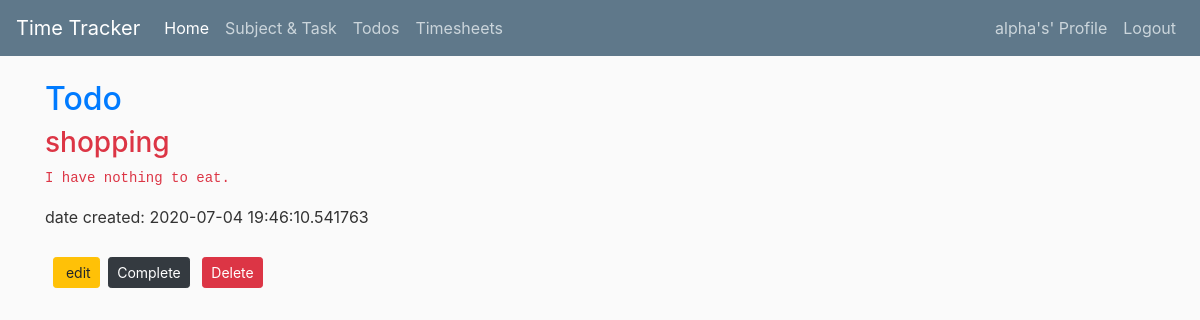
/todos/4 (signed in), run on the app's committed database.
### timetracker/models.py (models this page shows, shortened)
class User(db.Model, UserMixin):
	id = db.Column(db.Integer, primary_key=True)
	username = db.Column(db.String(20), unique=True, nullable=False)
	email = db.Column(db.String(120), unique=True, nullable=False)
	password = db.Column(db.String(32), nullable=False)

class Todo(db.Model):
	id = db.Column(db.Integer, primary_key=True)
	title = db.Column(db.String(256), nullable=False)
	description = db.Column(db.Text, nullable=False)
	date_created = db.Column(db.DateTime, nullable=False, default=datetime.utcnow)
	date_completed = db.Column(db.DateTime, nullable=True)
	user_id = db.Column(db.Integer, db.ForeignKey('user.id'), nullable=False)
	user = db.relationship('User', backref=db.backref('todos', lazy=True))

### timetracker/todos/routes.py (the view)
@todos.route('/todos/<int:todo_id>')
@login_required
def todo(todo_id):
	todo = Todo.query.get_or_404(todo_id)
	return render_template('todo.html', title='Todo', todo=todo)

### timetracker/models.py (called while the page is built)
@login_manager.user_loader
def load_user(user_id):
	return User.query.get(int(user_id))

### timetracker/templates/todo.html (shortened to what this page needs)
{% extends "layout.html" %}
{% block content %}
    <div>
		 <h2 class="text-primary">Todo</h2>
		 <div>
			{% if todo.date_completed %}
			<h3 class="text-success">{{ todo.title }}</h3>
			<pre class="text-success">{{ todo.description }}</pre>
			{% else %}
				<h3 class="text-danger">{{ todo.title }}</h3>
				<pre class="text-danger">{{ todo.description }}</pre>
			{% endif %}
			date created: {{ todo.date_created }}
			<br><br>
			<a href="{{ url_for('todos.update_todo', todo_id=todo.id) }}" class="btn btn-warning btn-sm ml-2 mt-1 mb-1">
				 edit
			</a>
			<button type="button" class="btn btn-dark btn-sm m-1" data-toggle="modal" data-target="#completeModal">Complete</button>
			<button type="button" class="btn btn-danger btn-sm m-1" data-toggle="modal" data-target="#deleteModal">Delete</button>
		 </div>
	 </div>
{% endblock content %}

### timetracker/templates/layout.html (shortened to what this page needs)
<!DOCTYPE html>
<html>
    <head>
		  <link rel="stylesheet" href="https://stackpath.bootstrapcdn.com/bootstrap/4.5.0/css/bootstrap.min.css">
        <link rel="stylesheet" href="https://use.fontawesome.com/releases/v5.4.1/css/all.css">
        <link rel="stylesheet" type="text/css" href="{{ url_for('static', filename='site.css') }}">
    </head>
    <body>
        <header class="site-header">
            <nav class="navbar navbar-expand-lg navbar-dark bg-steel fixed-top">
                <a class="navbar-brand" href="/">Time Tracker</a>
                <div class="collapse navbar-collapse" id="navbarSupportedContent">
                    <ul class="navbar-nav mr-auto">
                        <li class="nav-item active">
                            <a class="nav-link" href="/home">Home</a>
                        </li>
                        <li class="nav-item">
                            <a class="nav-link" href="/subjects_tasks">Subject & Task</a>
								</li>
                        <li class="nav-item">
									<a class="nav-link" href="/todos">Todos</a>
							  </li>
                        <li class="nav-item">
                            <a class="nav-link" href="/timesheets">Timesheets</a>
                        </li>
                    </ul>
                </div>
                <div class="navbar-nav">
						 {% if current_user.is_authenticated %}
							<a class="nav-item nav-link" href="/profile"> {{ current_user.username }}'s' Profile</a>
							<a class="nav-item nav-link" href="/logout">Logout</a>
						 {% else %}
							<a class="nav-item nav-link" href="/login">Login</a>
							<a class="nav-item nav-link" href="/register">Register</a>
						 {% endif %}
                </div>
            </nav>
        </header>
				<main role="main" class="container">
					<div class="row">
						<div class="col">
							{% block content %}
							{% endblock content %}
						</div>
					</div>
				</main>
    </body>
</html>

### timetracker/static/site.css (style rules this page uses)
body { background: #fafafa; color: #333333; margin-top: 5rem; }
h1, h2, h3, h4, h5, h5, h6 { color: #444444; }
.bg-steel { background-color: #5f788a; }
.site-header .navbar-nav .nav-link { color: #cbd5db }

### data on the page
User: username "alpha"
Todo: title "shopping", description "I have nothing to eat.", date_created "2020-07-04 19:46:10.541763"
